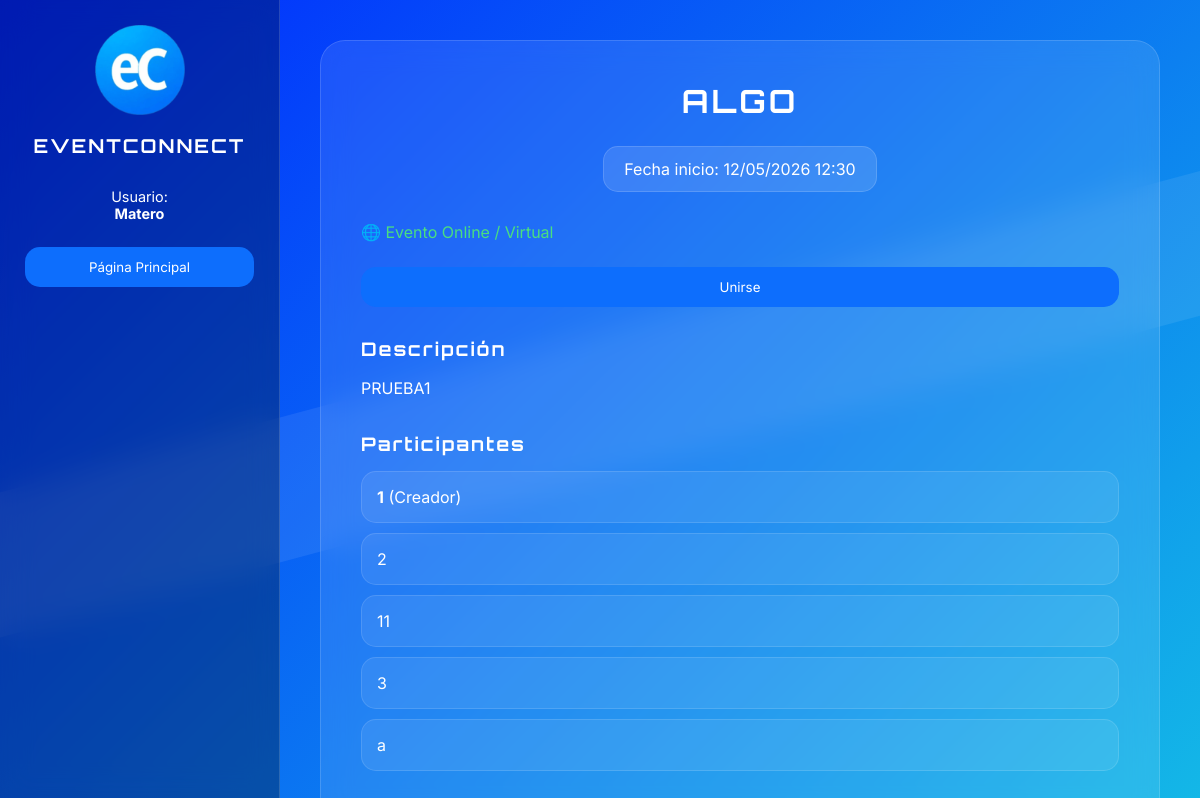
Screenshot of /paginas/visorSala.php?idSala=1 (signed in) with the database file from the repository.
### tables this page shows
CREATE TABLE `Sala` (
  `Id_sala` int(11) NOT NULL COMMENT 'No se setea, es Auto Increment!',
  `Titulo` varchar(100) NOT NULL,
  `Descripcion` varchar(500) DEFAULT NULL,
  `Modalidad` varchar(20) NOT NULL,
  `Ubicacion` varchar(100) DEFAULT NULL,
  `Fecha` datetime NOT NULL,
  `nicknameCreador` varchar(100) NOT NULL COMMENT 'nick del creador',
  `Estado` varchar(20) NOT NULL
);

### control/salaContentManager.php (called while the page is built, shortened)
<?php
    include_once "../database/accesoBD/salaBD.php";
    include_once "../database/conexion.php";
    class SalaContentManager
    {
        private $conexion;
        public function __construct($idSala)
        {
            $this->conexion = new Conexion();
            $this->conexion = $this->conexion->iniciarDB();
        }
        public function obtenerSala($idSala)
        {
            $accesoDBSala = new salaBD();
            $sala = $accesoDBSala->getSala($idSala, $this->conexion);
            return $sala;
        }
    }
?>

### database/conexion.php (called while the page is built)
<?php
    class Conexion
    {
        private $host = "localhost";
        private $user = "user";
        private $password = "user123";
        private $bd = "EventConnect";
        private $conexion;
        public function iniciarDB()
        {
            try
            {
                $this->conexion = new mysqli($this->host, $this->user, $this->password, $this->bd);
            }
            catch(mysqli_sql_exception)
            {
                echo "Error al conectar a la bd";
            }
            return $this->conexion;
        }
    }

### database/accesoBD/salaBD.php (called while the page is built, shortened)
<?php
include_once "../objetos/sala.php";
    class salaBD
    {
        public function getSala($idSala, $conexion)
        {
            $consulta = "SELECT Sala.*, Participa.*, Usuario.nickname FROM Sala NATURAL JOIN Participa NATURAL JOIN Usuario WHERE Id_sala = ?";
            $instruccion = $conexion->prepare($consulta);
            $instruccion->bind_param("i", $idSala);
            $instruccion->execute();
            $resultado = $instruccion->get_result();
            if($resultado->num_rows > 0)
            {
                $primeraFila = $resultado->fetch_assoc();
                $datosSala = new Sala($primeraFila["Id_sala"], $primeraFila["Titulo"], $primeraFila["Descripcion"], $primeraFila["Modalidad"], $primeraFila["nicknameCreador"], $primeraFila["Ubicacion"], $primeraFila["Fecha"], $primeraFila["Estado"]);
                $datosSala->agregarParticipante($primeraFila['nickname']);
                while($fila = $resultado->fetch_assoc())
                {
                    $datosSala->agregarParticipante($fila['nickname']);
                }
            }
            return $datosSala;
        }
    }
?>

### objetos/sala.php (called while the page is built, shortened)
<?php
class Sala
{
    private $titulo;
    private $descripcion;
    private $modalidad;
    private $nickNameCreador;
    private $fechaHora;
    private $participantes = [];
    public function __construct($idSala, $titulo, $descripcion, $modalidad, $nickNameCreador, $ubicacion, $fechaHora, $estado)
    {
        $this->titulo = $titulo;
        $this->descripcion = $descripcion;
        $this->modalidad = $modalidad;
        $this->nickNameCreador = $nickNameCreador;
        $this->fechaHora = $fechaHora;
    }
    public function getTitulo()
    {
        return $this->titulo;
    }
    public function getDescripcion()
    {
        return $this->descripcion;
    }
    public function getModalidad()
    {
        return $this->modalidad;
    }
    public function getNickNameCreador()
    {
        return $this->nickNameCreador;
    }
    public function getFechaHora()
    {
        return $this->fechaHora;
    }
    public function getParticipantes()
    {
        return $this->participantes;
    }
    public function agregarParticipante($nickName)
    {
        $this->participantes[] = $nickName;
    }
}
?>

### paginas/visorSala.php (the view, shortened to what this page needs)
<!DOCTYPE html>
<html lang="en">
<head>
    <link rel="stylesheet" href="../assets/CSS/estilos.css">
</head>
<body>
<aside class="sidebar">
    <div class="sidebar-header">
        <img src="../assets/EventConnect.png" alt="Logo" class="logo-sidebar">
        <h2>EVENTCONNECT</h2>
    </div>
    <div class="sidebar-user">
        Usuario:<br>
        <strong><?php echo $_SESSION['nickName']; ?></strong>
    </div>
    <form action="./paginaPrincipal.php" method="post">
        <button type="submit" class="btn-sidebar">
            Página Principal
        </button>
    </form>
</aside>
<main class="main-content">
<div class="glass-card">
<?php
    include_once "../control/salaContentManager.php";
    $salaContentManager = new SalaContentManager($_GET['idSala']);
    $sala = $salaContentManager->obtenerSala($_GET['idSala']);
?>
<h1><?php echo $sala->getTitulo(); ?></h1>
<div class="info-sala">
    <div class="sala-badge">
        Fecha inicio:
        <?php echo date("d/m/Y H:i", strtotime($sala->getFechaHora())); ?>
    </div>
</div>
<?php
if($sala->getModalidad() == 'virtual')
{
    echo "<p style='color:#4ade80;'>🌐 Evento Online / Virtual</p>";
}
?>
<?php
if(
    $_SESSION['nickName'] != $sala->getNickNameCreador() &&
    !in_array($_SESSION['nickName'], $sala->getParticipantes())
)
{
?>
    <form action="../control/controller.php" method="POST">
        <button
            class="btn-sidebar"
            type="submit"
            name="action"
            value="Unirse"
        >
            Unirse
        </button>
    </form>
<?php
}
?>
<div class="seccion-sala">
    <h3>Descripción</h3>
    <p>
        <?php echo $sala->getDescripcion(); ?>
    </p>
</div>
<div class="seccion-sala">
    <h3>Participantes</h3>
    <?php
    $creador = $sala->getNickNameCreador();
    ?>
    <div
        class="participante-card"
        onclick="window.location.href='userProfile.php?nickName=<?php echo urlencode($creador); ?>'"
        style="cursor:pointer;"
    >
        <strong><?php echo $creador; ?></strong> (Creador)
    </div>
    <?php
    foreach($sala->getParticipantes() as $participante)
    {
    ?>
        <div
            class="participante-card"
            onclick="window.location.href='userProfile.php?nickName=<?php echo urlencode($participante); ?>'"
            style="cursor:pointer;"
        >
            <?php echo $participante; ?>
        </div>
    <?php
    }
    ?>
</div>
</div>
</main>
</body>
</html>

### assets/CSS/estilos.css (style rules this page uses)
:root { --primary:#0d6efd; --success:#198754; --danger:#dc3545; --glass-bg:rgba(255,255,255,.08); --glass-bg-strong:rgba(255,255,255,.10); --glass-hover:rgba(255,255,255,.15); --glass-border:rgba(255,255,255,.12); --font-main:'Inter','Segoe UI',Arial,sans-serif; --font-title:'Orbitron',sans-serif; }
* { margin:0; padding:0; box-sizing:border-box; }
body { min-height:100vh; background:linear-gradient(135deg,#0026ff,#14bce6); font-family:var(--font-main); }
body::before { content:""; position:fixed; width:180%; height:140px; background:rgba(255,255,255,.08); top:35%; left:-30%; transform:rotate(-15deg); z-index:-1; }
h1, h2, h3, .sala-titulo, .sidebar-header h2 { font-family:var(--font-title); }
label, p, .sala-info, .sala-badge, .seccion-sala p, .participante-card, .chat-message, .footer-eventconnect, .sidebar-user, input, textarea, select, button { font-family:var(--font-main); }
.sidebar { position:fixed; top:0; left:0; width:280px; height:100vh; display:flex; flex-direction:column; padding:25px; background:rgba(0,0,0,.30); backdrop-filter:blur(15px); border-right:1px solid rgba(255,255,255,.15); }
.sidebar-header, .sidebar-user { text-align:center; color:white; }
.logo-sidebar { width:90px; margin-bottom:15px; }
.sidebar-header h2 { font-size:1.2rem; letter-spacing:2px; }
.sidebar-user { margin-top:30px; font-size:.9rem; }
.btn-sidebar, .btn-login, .btn-register, .btn-logout { width:100%; padding:12px; border:none; border-radius:15px; color:white; cursor:pointer; transition:.3s; }
.btn-sidebar { margin-top:25px; }
.btn-sidebar, .btn-login { background:var(--primary); }
.main-content { margin-left:280px; padding:40px; }
.glass-card { min-height:85vh; padding:40px; border-radius:25px; color:white; background:var(--glass-bg-strong); backdrop-filter:blur(15px); border:1px solid rgba(255,255,255,.15); }
.glass-card h1 { text-align:center; margin-bottom:25px; letter-spacing:3px; text-transform:uppercase; }
.glass-card form { display:flex; flex-direction:column; }
.info-sala { display:flex; justify-content:center; margin-bottom:30px; }
.sala-badge { padding:12px 20px; background:rgba(255,255,255,.12); border:1px solid rgba(255,255,255,.15); border-radius:15px; }
.seccion-sala { margin-top:30px; }
.seccion-sala h3 { margin-bottom:15px; letter-spacing:2px; }
.seccion-sala p { line-height:1.6; }
.participante-card { padding:15px; margin-bottom:10px; transition:.3s; background:var(--glass-bg); border:1px solid var(--glass-border); border-radius:15px; }
.participante-card { cursor:pointer; }

### rows the page displays
sala: Titulo "ALGO", Fecha "12/05/2026 12:30", Descripcion "PRUEBA1", nicknameCreador "1"

### other values shown
$_SESSION['nickName'] "Matero"
$participante "2"
$participante "11"
$participante "3"
$participante "a"
